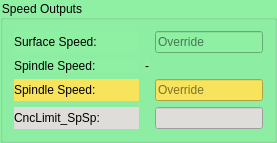
    <widget class="QGroupBox" name="groupBox_Speeds">
     <property name="styleSheet">
      <string notr="true">background-color: rgb(143, 240, 164);</string>
     </property>
     <property name="title">
      <string>Speed Outputs</string>
     </property>
     <layout class="QGridLayout" name="gridLayout">
      <item row="0" column="0">
       <widget class="QLabel" name="label_SS">
        <property name="sizePolicy">
         <sizepolicy hsizetype="Maximum" vsizetype="Preferred">
          <horstretch>0</horstretch>
          <verstretch>0</verstretch>
         </sizepolicy>
        </property>
        <property name="minimumSize">
         <size>
          <width>125</width>
          <height>0</height>
         </size>
        </property>
        <property name="maximumSize">
         <size>
          <width>16777215</width>
          <height>16777215</height>
         </size>
        </property>
        <property name="toolTip">
         <string>&lt;html&gt;&lt;head/&gt;&lt;body&gt;&lt;p&gt;Surface Speed {m/min} Lookup based on Stock material &amp;amp; Tool Material&lt;/p&gt;&lt;/body&gt;&lt;/html&gt;</string>
        </property>
        <property name="text">
         <string>Surface Speed:</string>
        </property>
        <property name="alignment">
         <set>Qt::AlignLeading|Qt::AlignLeft|Qt::AlignVCenter</set>
        </property>
       </widget>
      </item>
      <item row="0" column="1">
       <widget class="QLineEdit" name="ss_LE">
        <property name="sizePolicy">
         <sizepolicy hsizetype="Preferred" vsizetype="Fixed">
          <horstretch>0</horstretch>
          <verstretch>0</verstretch>
         </sizepolicy>
        </property>
        <property name="toolTip">
         <string>&lt;html&gt;&lt;head/&gt;&lt;body&gt;&lt;p&gt;Surface Speed {m/min} Lookup based on Stock material &amp;amp; Tool Material&lt;/p&gt;&lt;/body&gt;&lt;/html&gt;</string>
        </property>
        <property name="placeholderText">
         <string>Override</string>
        </property>
        <property name="unit" stdset="0">
         <string notr="true"/>
        </property>
       </widget>
      </item>
      <item row="1" column="0">
       <layout class="QHBoxLayout" name="horizontalLayout_SpSp">
        <item>
         <widget class="QLabel" name="label_SpSp_2">
          <property name="sizePolicy">
           <sizepolicy hsizetype="Maximum" vsizetype="Preferred">
            <horstretch>0</horstretch>
            <verstretch>0</verstretch>
           </sizepolicy>
          </property>
          <property name="minimumSize">
           <size>
            <width>125</width>
            <height>0</height>
           </size>
          </property>
          <property name="maximumSize">
           <size>
            <width>16777215</width>
            <height>16777215</height>
           </size>
          </property>
          <property name="toolTip">
           <string>Spindle Speed {rpm} = (1000 * surfaceSpeed) / (pi * tool Dia)</string>
          </property>
          <property name="text">
           <string>Spindle Speed:</string>
          </property>
         </widget>
        </item>
        <item>
         <widget class="QLabel" name="rpm_result">
          <property name="toolTip">
           <string>&lt;html&gt;&lt;head/&gt;&lt;body&gt;&lt;p&gt;Spindle Speed {rpm} = (1000 * surfaceSpeed) / (pi * tool Dia)&lt;/p&gt;&lt;/body&gt;&lt;/html&gt;</string>
          </property>
          <property name="text">
           <string>-</string>
          </property>
         </widget>
        </item>
       </layout>
      </item>
      <item row="2" column="0">
       <widget class="QLabel" name="label_SpSp">
        <property name="sizePolicy">
         <sizepolicy hsizetype="Maximum" vsizetype="Preferred">
          <horstretch>0</horstretch>
          <verstretch>0</verstretch>
         </sizepolicy>
        </property>
        <property name="minimumSize">
         <size>
          <width>125</width>
          <height>0</height>
         </size>
        </property>
        <property name="maximumSize">
         <size>
          <width>16777215</width>
          <height>16777215</height>
         </size>
        </property>
        <property name="toolTip">
         <string>Optional user override of Spindle speed</string>
        </property>
        <property name="styleSheet">
         <string notr="true">background-color: rgb(248, 228, 92);</string>
        </property>
        <property name="text">
         <string>Spindle Speed:</string>
        </property>
        <property name="alignment">
         <set>Qt::AlignLeading|Qt::AlignLeft|Qt::AlignVCenter</set>
        </property>
       </widget>
      </item>
      <item row="2" column="1">
       <widget class="QLineEdit" name="rpm_LE">
        <property name="sizePolicy">
         <sizepolicy hsizetype="Preferred" vsizetype="Fixed">
          <horstretch>0</horstretch>
          <verstretch>0</verstretch>
         </sizepolicy>
        </property>
        <property name="toolTip">
         <string>Optional user override of Spindle speed</string>
        </property>
        <property name="styleSheet">
         <string notr="true">background-color: rgb(248, 228, 92);</string>
        </property>
        <property name="placeholderText">
         <string>Override</string>
        </property>
        <property name="clearButtonEnabled">
         <bool>true</bool>
        </property>
        <property name="unit" stdset="0">
         <string notr="true"/>
        </property>
       </widget>
      </item>
      <item row="3" column="0">
       <widget class="QLabel" name="label_CncLimit_lblSpSp">
        <property name="sizePolicy">
         <sizepolicy hsizetype="Maximum" vsizetype="Preferred">
          <horstretch>0</horstretch>
          <verstretch>0</verstretch>
         </sizepolicy>
        </property>
        <property name="minimumSize">
         <size>
          <width>125</width>
          <height>0</height>
         </size>
        </property>
        <property name="maximumSize">
         <size>
          <width>16777215</width>
          <height>16777215</height>
         </size>
        </property>
        <property name="toolTip">
         <string>Optional user CNC Limit</string>
        </property>
        <property name="styleSheet">
         <string notr="true">background-color: rgb(222, 221, 218);</string>
        </property>
        <property name="text">
         <string>CncLimit_SpSp:</string>
        </property>
        <property name="alignment">
         <set>Qt::AlignLeading|Qt::AlignLeft|Qt::AlignVCenter</set>
        </property>
       </widget>
      </item>
      <item row="3" column="1">
       <widget class="QLineEdit" name="CncLimit_hfeed_LE">
        <property name="sizePolicy">
         <sizepolicy hsizetype="Preferred" vsizetype="Fixed">
          <horstretch>0</horstretch>
          <verstretch>0</verstretch>
         </sizepolicy>
        </property>
        <property name="toolTip">
         <string>Optional user override of SpSp</string>
        </property>
        <property name="styleSheet">
         <string notr="true">background-color: rgb(222, 221, 218);</string>
        </property>
        <property name="placeholderText">
         <string/>
        </property>
        <property name="clearButtonEnabled">
         <bool>true</bool>
        </property>
        <property name="unit" stdset="0">
         <string notr="true"/>
        </property>
       </widget>
      </item>
     </layout>
    </widget>
